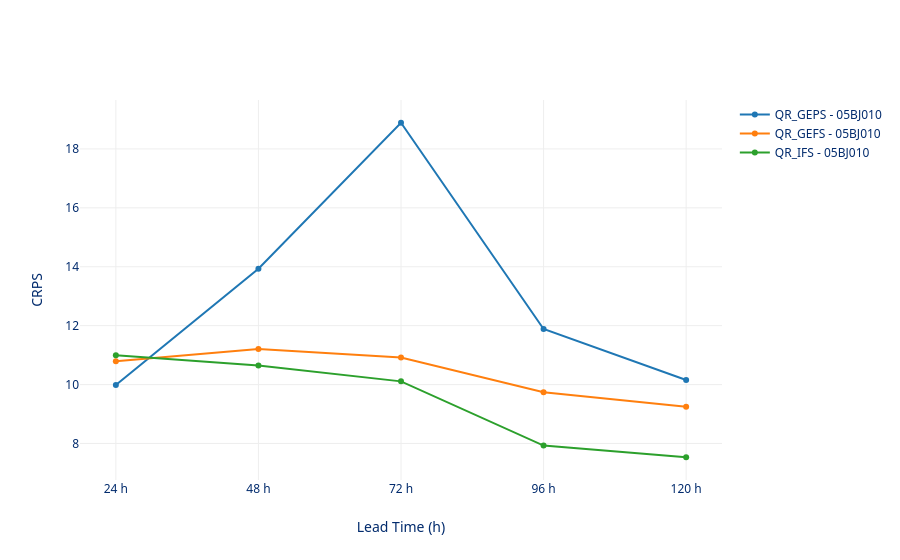

The notebook cell this image was saved under:
### Markdown cell above
## 3 - Looking into the Continuous Ranked Probability Score
Now, we've

### Code cell
from verification_plots import crps_plot, scatter_plot, rank_histogram_plot

crps_plot(ods)

### Figure 1 — Plotly figure (JSON) as saved in the notebook; plotly's stock layout.template omitted (floating-point values rounded to 4 significant figures)
{"data": [{"mode": "lines+markers", "name": "QR_GEPS - 05BJ010", "type": "scatter", "x": [24.0, 48.0, 72.0, 96.0, 120.0], "y": [9.988, 13.93, 18.89, 11.89, 10.16]}, {"mode": "lines+markers", "name": "QR_GEFS - 05BJ010", "type": "scatter", "x": [24.0, 48.0, 72.0, 96.0, 120.0], "y": [10.79, 11.21, 10.92, 9.736, 9.25]}, {"mode": "lines+markers", "name": "QR_IFS - 05BJ010", "type": "scatter", "x": [24.0, 48.0, 72.0, 96.0, 120.0], "y": [10.99, 10.65, 10.11, 7.929, 7.533]}], "layout": {"hovermode": "x unified", "xaxis": {"tickmode": "array", "ticktext": ["24 h", "48 h", "72 h", "96 h", "120 h"], "tickvals": [24.0, 48.0, 72.0, 96.0, 120.0], "title": {"text": "Lead Time (h)"}}, "yaxis": {"title": {"text": "CRPS"}}}}
